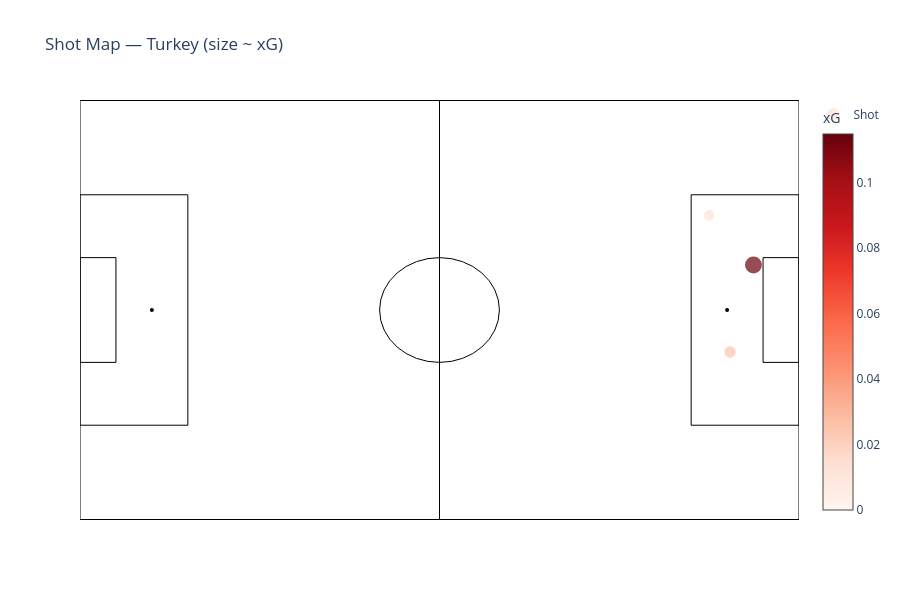
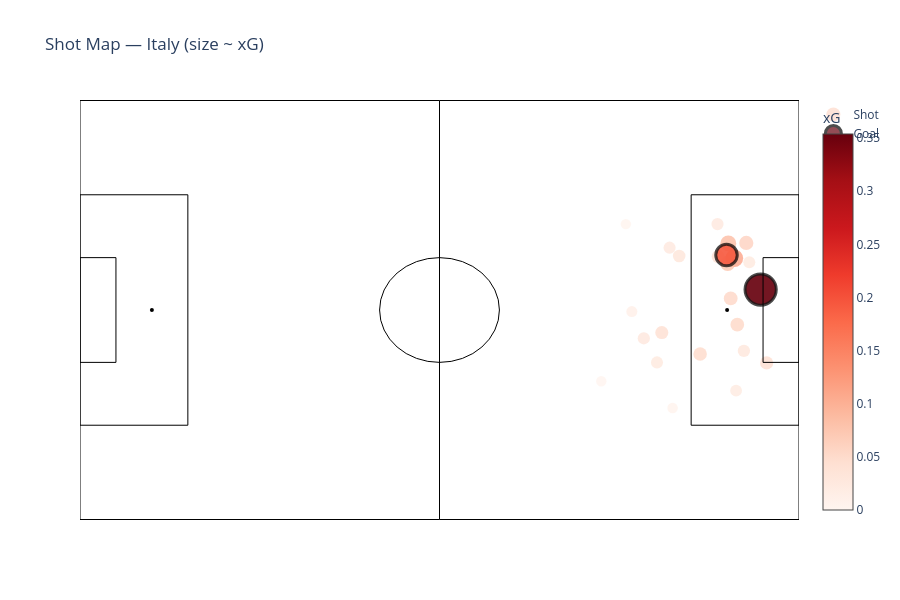

The notebook cell these images were saved under, in order:
### Code cell
# %%
shots = events[events["type"] == "Shot"].copy()
shots["xy"] = shots["location"].apply(try_json).apply(parse_point)
shots["end_xy"] = shots["shot_end_location"].apply(try_json).apply(parse_point) if "shot_end_location" in shots.columns else None

shots["x"] = shots["xy"].apply(lambda p: p[0] if p else np.nan)
shots["y"] = shots["xy"].apply(lambda p: p[1] if p else np.nan)
if "shot_statsbomb_xg" in shots.columns:
    shots["xg"] = pd.to_numeric(shots["shot_statsbomb_xg"], errors="coerce")
else:
    shots["xg"] = np.nan

summary = shots.groupby("team").agg(
    shots=("id","count"),
    goals=("shot_outcome", lambda s: (s=="Goal").sum() if s is not None else np.nan),
    xg=("xg","sum"),
    avg_xg=("xg","mean")
).sort_values("xg", ascending=False)
print("Shot / xG summary by team:\n", summary.fillna(0).round(3))

# # --- Plot: shot map colored by xG (one example: home team) ---
# home_team = mrow.iloc[0]["home_team"] if not mrow.empty else shots["team"].iloc[0]
# subset = shots[shots["team"] == home_team]

# fig, ax = plt.subplots()
# draw_pitch(ax)
# sc = ax.scatter(subset["x"], subset["y"], s=40 + 200*subset["xg"].fillna(0), alpha=0.7)
# ax.set_title(f"Shot Map — {home_team} (size ~ xG)")
# plt.show()

# # --- Plot: shot map colored by xG (one example: home team) ---
# away_team = mrow.iloc[0]["away_team"] if not mrow.empty else shots["team"].iloc[0]
# subset = shots[shots["team"] == away_team]

# fig, ax = plt.subplots()
# draw_pitch(ax)
# sc = ax.scatter(subset["x"], subset["y"], s=40 + 200*subset["xg"].fillna(0), alpha=0.7)
# ax.set_title(f"Shot Map — {away_team} (size ~ xG)")
# plt.show()

import plotly.graph_objects as go
import json

def make_pitch(fig):
    """Add soccer pitch lines to a Plotly figure."""
    # Outline
    fig.add_shape(type="rect", x0=0, y0=0, x1=120, y1=80, line=dict(color="black", width=1))
    # Halfway line
    fig.add_shape(type="line", x0=60, y0=0, x1=60, y1=80, line=dict(color="black", width=1))
    # Penalty boxes
    fig.add_shape(type="rect", x0=0, y0=18, x1=18, y1=62, line=dict(color="black", width=1))
    fig.add_shape(type="rect", x0=102, y0=18, x1=120, y1=62, line=dict(color="black", width=1))
    # 6-yard boxes
    fig.add_shape(type="rect", x0=0, y0=30, x1=6, y1=50, line=dict(color="black", width=1))
    fig.add_shape(type="rect", x0=114, y0=30, x1=120, y1=50, line=dict(color="black", width=1))
    # Penalty spots
    fig.add_trace(go.Scatter(x=[12, 108], y=[40, 40], mode="markers",
                             marker=dict(color="black", size=4), showlegend=False))
    # Center circle
    circle = dict(type="circle", xref="x", yref="y",
                  x0=60-10, y0=40-10, x1=60+10, y1=40+10,
                  line=dict(color="black", width=1))
    fig.add_shape(circle)
    return fig


def make_shotmap(team_name, shots_df):
    """Create a Plotly shot map for one team, with goals ringed in black."""
    subset = shots_df[shots_df["team"] == team_name].copy()

    # Identify goals
    is_goal = subset["shot_outcome"].fillna("").str.lower() == "goal"

    # Main scatter: all shots
    fig = go.Figure()

    # Plot all shots (including goals) with normal marker
    fig.add_trace(go.Scatter(
        x=subset["x"],
        y=subset["y"],
        mode="markers",
        marker=dict(
            size=10 + 60 * subset["xg"].fillna(0),
            color=subset["xg"],
            colorscale="Reds",
            cmin=0,
            cmax=subset["xg"].max(),
            showscale=True,
            colorbar=dict(title="xG"),
            line=dict(width=0)  # No border for non-goals
        ),
        text=[
            f"<b>{row['player']}</b><br>"
            f"Minute: {row['minute']}<br>"
            f"Second: {row['second']}<br>"
            f"xG: {row['xg']:.3f}<br>"
            f"Outcome: {row['shot_outcome']}"
            for _, row in subset.iterrows()
        ],
        hoverinfo="text",
        name="Shot"
    ))

    # Overlay: goals with black ring
    if is_goal.any():
        fig.add_trace(go.Scatter(
            x=subset.loc[is_goal, "x"],
            y=subset.loc[is_goal, "y"],
            mode="markers",
            marker=dict(
                size=10 + 60 * subset.loc[is_goal, "xg"].fillna(0),
                color=subset.loc[is_goal, "xg"],
                colorscale="Reds",
                cmin=0,
                cmax=subset["xg"].max(),
                showscale=False,
                line=dict(width=3, color="black")
            ),
            text=[
                f"<b>{row['player']}</b><br>"
                f"Minute: {row['minute']}<br>"
                f"Second: {row['second']}<br>"
                f"xG: {row['xg']:.3f}<br>"
                f"Outcome: {row['shot_outcome']}"
                for _, row in subset[is_goal].iterrows()
            ],
            hoverinfo="text",
            name="Goal"
        ))

    # Add pitch lines
    fig = make_pitch(fig)

    # Layout
    fig.update_layout(
        title=f"Shot Map — {team_name} (size ~ xG)",
        xaxis=dict(showgrid=False, visible=False, range=[0, 120]),
        yaxis=dict(showgrid=False, visible=False, range=[0, 80]),
        plot_bgcolor="white",
        height=600,
        width=900
    )

    fig.update_yaxes(autorange="reversed")  # match pitch orientation

    return fig


# --- Create and save both plots ---
home_team = mrow.iloc[0]["home_team"] if not mrow.empty else shots["team"].iloc[0]
away_team = mrow.iloc[0]["away_team"] if not mrow.empty else shots["team"].iloc[1]

fig_home = make_shotmap(home_team, shots)
fig_away = make_shotmap(away_team, shots)

# Show both inline for testing
fig_home.show()
fig_away.show()

fig_home.write_json(f"viz/match_{match_id}_{home_team}_shotmap.json")
fig_away.write_json(f"viz/match_{match_id}_{away_team}_shotmap.json")



#making sure they reload

# import json, plotly.io as pio

# for team in [home_team, away_team]:
#     path = f"viz/match_1_{team}_shotmap.json"
#     with open(path) as f:
#         fig_dict = json.load(f)
#     pio.from_json(json.dumps(fig_dict)).show()

### Figure 1 — Plotly figure (JSON) as saved in the notebook; plotly's stock layout.template omitted (floating-point values rounded to 4 significant figures)
{"data": [{"hoverinfo": "text", "marker": {"cmax": 0.1148, "cmin": 0, "color": [0.01149, 0.1148, 0.02469], "colorbar": {"title": {"text": "xG"}}, "colorscale": [[0, "rgb(255,245,240)"], [0.125, "rgb(254,224,210)"], [0.25, "rgb(252,187,161)"], [0.375, "rgb(252,146,114)"], [0.5, "rgb(251,106,74)"], [0.625, "rgb(239,59,44)"], [0.75, "rgb(203,24,29)"], [0.875, "rgb(165,15,21)"], [1, "rgb(103,0,13)"]], "line": {"width": 0}, "showscale": true, "size": [10.69, 16.89, 11.48]}, "mode": "markers", "name": "Shot", "text": ["<b>Cengiz Ünder</b><br>Minute: 50<br>Second: 58<br>xG: 0.011<br>Outcome: Blocked", "<b>Burak Yılmaz</b><br>Minute: 91<br>Second: 55<br>xG: 0.115<br>Outcome: Blocked", "<b>Merih Demiral</b><br>Minute: 92<br>Second: 18<br>xG: 0.025<br>Outcome: Off T"], "type": "scatter", "x": [105, 112.4, 108.5], "y": [21.9, 31.4, 48]}, {"marker": {"color": "black", "size": 4}, "mode": "markers", "showlegend": false, "type": "scatter", "x": [12, 108], "y": [40, 40]}], "layout": {"height": 600, "plot_bgcolor": "white", "shapes": [{"line": {"color": "black", "width": 1}, "type": "rect", "x0": 0, "x1": 120, "y0": 0, "y1": 80}, {"line": {"color": "black", "width": 1}, "type": "line", "x0": 60, "x1": 60, "y0": 0, "y1": 80}, {"line": {"color": "black", "width": 1}, "type": "rect", "x0": 0, "x1": 18, "y0": 18, "y1": 62}, {"line": {"color": "black", "width": 1}, "type": "rect", "x0": 102, "x1": 120, "y0": 18, "y1": 62}, {"line": {"color": "black", "width": 1}, "type": "rect", "x0": 0, "x1": 6, "y0": 30, "y1": 50}, {"line": {"color": "black", "width": 1}, "type": "rect", "x0": 114, "x1": 120, "y0": 30, "y1": 50}, {"line": {"color": "black", "width": 1}, "type": "circle", "x0": 50, "x1": 70, "xref": "x", "y0": 30, "y1": 50, "yref": "y"}], "title": {"text": "Shot Map — Turkey (size ~ xG)"}, "width": 900, "xaxis": {"range": [0, 120], "showgrid": false, "visible": false}, "yaxis": {"autorange": "reversed", "range": [0, 80], "showgrid": false, "visible": false}}}

### Figure 2 — Plotly figure (JSON) as saved in the notebook; plotly's stock layout.template omitted (floating-point values rounded to 4 significant figures)
{"data": [{"hoverinfo": "text", "marker": {"cmax": 0.3539, "cmin": 0, "color": [0.05224, 0.009444, 0.09855, 0.006578, 0.05125, 0.06291, 0.06189, 0.03734, 0.03838, 0.0421, 0.03357, 0.05847, 0.03551, 0.1289, 0.06995, 0.03344, 0.08627, 0.007315, 0.03492, 0.01728, 0.03027, 0.04869, 0.3539, 0.1918], "colorbar": {"title": {"text": "xG"}}, "colorscale": [[0, "rgb(255,245,240)"], [0.125, "rgb(254,224,210)"], [0.25, "rgb(252,187,161)"], [0.375, "rgb(252,146,114)"], [0.5, "rgb(251,106,74)"], [0.625, "rgb(239,59,44)"], [0.75, "rgb(203,24,29)"], [0.875, "rgb(165,15,21)"], [1, "rgb(103,0,13)"]], "line": {"width": 0}, "showscale": true, "size": [13.13, 10.57, 15.91, 10.39, 13.07, 13.77, 13.71, 12.24, 12.3, 12.53, 12.01, 13.51, 12.13, 17.73, 14.2, 12.01, 15.18, 10.44, 12.1, 11.04, 11.82, 12.92, 31.23, 21.51]}, "mode": "markers", "name": "Shot", "text": ["<b>Ciro Immobile</b><br>Minute: 2<br>Second: 9<br>xG: 0.052<br>Outcome: Off T", "<b>Domenico Berardi</b><br>Minute: 13<br>Second: 25<br>xG: 0.009<br>Outcome: Blocked", "<b>Lorenzo Insigne</b><br>Minute: 17<br>Second: 3<br>xG: 0.099<br>Outcome: Off T", "<b>Leonardo Bonucci</b><br>Minute: 19<br>Second: 10<br>xG: 0.007<br>Outcome: Off T", "<b>Ciro Immobile</b><br>Minute: 20<br>Second: 14<br>xG: 0.051<br>Outcome: Blocked", "<b>Giorgio Chiellini</b><br>Minute: 21<br>Second: 40<br>xG: 0.063<br>Outcome: Saved", "<b>Leonardo Bonucci</b><br>Minute: 22<br>Second: 4<br>xG: 0.062<br>Outcome: Wayward", "<b>Nicolò Barella</b><br>Minute: 28<br>Second: 49<br>xG: 0.037<br>Outcome: Off T", "<b>Ciro Immobile</b><br>Minute: 32<br>Second: 5<br>xG: 0.038<br>Outcome: Off T", "<b>Lorenzo Insigne</b><br>Minute: 36<br>Second: 4<br>xG: 0.042<br>Outcome: Saved", "<b>Domenico Berardi</b><br>Minute: 38<br>Second: 35<br>xG: 0.034<br>Outcome: Off T", "<b>Ciro Immobile</b><br>Minute: 42<br>Second: 42<br>xG: 0.058<br>Outcome: Saved", "<b>Lorenzo Insigne</b><br>Minute: 44<br>Second: 12<br>xG: 0.036<br>Outcome: Blocked", "<b>Domenico Berardi</b><br>Minute: 44<br>Second: 33<br>xG: 0.129<br>Outcome: Off T", "<b>Leonardo Spinazzola</b><br>Minute: 53<br>Second: 55<br>xG: 0.070<br>Outcome: Saved", "<b>Ciro Immobile</b><br>Minute: 53<br>Second: 58<br>xG: 0.033<br>Outcome: Off T", "<b>Lorenzo Insigne</b><br>Minute: 56<br>Second: 21<br>xG: 0.086<br>Outcome: Blocked", "<b>Giorgio Chiellini</b><br>Minute: 57<br>Second: 14<br>xG: 0.007<br>Outcome: Wayward", "<b>Manuel Locatelli</b><br>Minute: 57<br>Second: 24<br>xG: 0.035<br>Outcome: Saved", "<b>Nicolò Barella</b><br>Minute: 58<br>Second: 12<br>xG: 0.017<br>Outcome: Blocked", "<b>Domenico Berardi</b><br>Minute: 58<br>Second: 51<br>xG: 0.030<br>Outcome: Off T", "<b>Leonardo Spinazzola</b><br>Minute: 65<br>Second: 31<br>xG: 0.049<br>Outcome: Saved", "<b>Ciro Immobile</b><br>Minute: 65<br>Second: 33<br>xG: 0.354<br>Outcome: Goal", "<b>Lorenzo Insigne</b><br>Minute: 78<br>Second: 30<br>xG: 0.192<br>Outcome: Goal"], "type": "scatter", "x": [114.6, 98.9, 108.2, 87, 97.1, 108.6, 109.7, 94.1, 110.8, 100, 96.3, 103.5, 106.4, 109.2, 111.2, 111.7, 108.1, 91.1, 98.4, 92.1, 109.5, 106.5, 113.6, 107.9], "y": [50.1, 58.7, 27.3, 53.6, 44.3, 37.8, 42.8, 45.4, 47.8, 29.7, 50, 48.4, 23.6, 30.1, 27.2, 30.9, 31.1, 23.6, 28.1, 40.3, 55.4, 29.8, 36.1, 29.5]}, {"hoverinfo": "text", "marker": {"cmax": 0.3539, "cmin": 0, "color": [0.3539, 0.1918], "colorscale": [[0, "rgb(255,245,240)"], [0.125, "rgb(254,224,210)"], [0.25, "rgb(252,187,161)"], [0.375, "rgb(252,146,114)"], [0.5, "rgb(251,106,74)"], [0.625, "rgb(239,59,44)"], [0.75, "rgb(203,24,29)"], [0.875, "rgb(165,15,21)"], [1, "rgb(103,0,13)"]], "line": {"color": "black", "width": 3}, "showscale": false, "size": [31.23, 21.51]}, "mode": "markers", "name": "Goal", "text": ["<b>Ciro Immobile</b><br>Minute: 65<br>Second: 33<br>xG: 0.354<br>Outcome: Goal", "<b>Lorenzo Insigne</b><br>Minute: 78<br>Second: 30<br>xG: 0.192<br>Outcome: Goal"], "type": "scatter", "x": [113.6, 107.9], "y": [36.1, 29.5]}, {"marker": {"color": "black", "size": 4}, "mode": "markers", "showlegend": false, "type": "scatter", "x": [12, 108], "y": [40, 40]}], "layout": {"height": 600, "plot_bgcolor": "white", "shapes": [{"line": {"color": "black", "width": 1}, "type": "rect", "x0": 0, "x1": 120, "y0": 0, "y1": 80}, {"line": {"color": "black", "width": 1}, "type": "line", "x0": 60, "x1": 60, "y0": 0, "y1": 80}, {"line": {"color": "black", "width": 1}, "type": "rect", "x0": 0, "x1": 18, "y0": 18, "y1": 62}, {"line": {"color": "black", "width": 1}, "type": "rect", "x0": 102, "x1": 120, "y0": 18, "y1": 62}, {"line": {"color": "black", "width": 1}, "type": "rect", "x0": 0, "x1": 6, "y0": 30, "y1": 50}, {"line": {"color": "black", "width": 1}, "type": "rect", "x0": 114, "x1": 120, "y0": 30, "y1": 50}, {"line": {"color": "black", "width": 1}, "type": "circle", "x0": 50, "x1": 70, "xref": "x", "y0": 30, "y1": 50, "yref": "y"}], "title": {"text": "Shot Map — Italy (size ~ xG)"}, "width": 900, "xaxis": {"range": [0, 120], "showgrid": false, "visible": false}, "yaxis": {"autorange": "reversed", "range": [0, 80], "showgrid": false, "visible": false}}}
